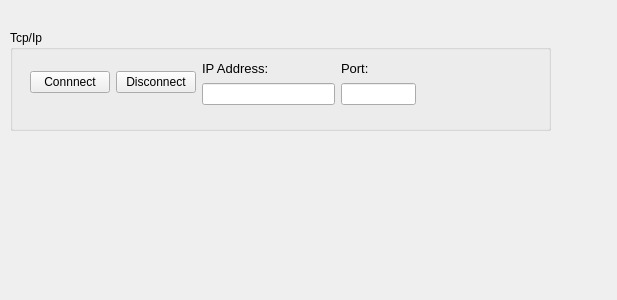
<?xml version="1.0" encoding="UTF-8"?>
<ui version="4.0">
 <class>SetupTab</class>
 <widget class="QWidget" name="SetupTab">
  <property name="geometry">
   <rect>
    <x>0</x>
    <y>0</y>
    <width>617</width>
    <height>300</height>
   </rect>
  </property>
  <property name="windowTitle">
   <string>Form</string>
  </property>
  <widget class="QGroupBox" name="gbTcpIp">
   <property name="geometry">
    <rect>
     <x>10</x>
     <y>30</y>
     <width>541</width>
     <height>101</height>
    </rect>
   </property>
   <property name="title">
    <string>Tcp/Ip</string>
   </property>
   <widget class="QWidget" name="">
    <property name="geometry">
     <rect>
      <x>20</x>
      <y>30</y>
      <width>518</width>
      <height>45</height>
     </rect>
    </property>
    <layout class="QHBoxLayout" name="loTcpIpGroup">
     <item>
      <layout class="QHBoxLayout" name="loConnect">
       <item>
        <widget class="QPushButton" name="btnConnect">
         <property name="text">
          <string>Connnect</string>
         </property>
         <property name="icon">
          <iconset theme="QIcon::ThemeIcon::ViewRestore"/>
         </property>
        </widget>
       </item>
       <item>
        <widget class="QPushButton" name="btnDisconnect">
         <property name="text">
          <string>Disconnect</string>
         </property>
         <property name="icon">
          <iconset theme="QIcon::ThemeIcon::ViewFullscreen"/>
         </property>
        </widget>
       </item>
      </layout>
     </item>
     <item>
      <layout class="QVBoxLayout" name="loIPAddress">
       <item>
        <widget class="QLabel" name="lbIPAddress">
         <property name="text">
          <string>&lt;html&gt;&lt;head/&gt;&lt;body&gt;&lt;p&gt;&lt;span style=&quot; font-size:10pt;&quot;&gt;IP Address:&lt;/span&gt;&lt;/p&gt;&lt;/body&gt;&lt;/html&gt;</string>
         </property>
        </widget>
       </item>
       <item>
        <widget class="QLineEdit" name="editIPAddress"/>
       </item>
      </layout>
     </item>
     <item>
      <layout class="QVBoxLayout" name="loPort">
       <item>
        <widget class="QLabel" name="lbPort">
         <property name="text">
          <string>&lt;html&gt;&lt;head/&gt;&lt;body&gt;&lt;p&gt;&lt;span style=&quot; font-size:10pt;&quot;&gt;Port: &lt;/span&gt;&lt;/p&gt;&lt;/body&gt;&lt;/html&gt;</string>
         </property>
        </widget>
       </item>
       <item>
        <widget class="QLineEdit" name="editPort">
         <property name="maximumSize">
          <size>
           <width>75</width>
           <height>16777215</height>
          </size>
         </property>
        </widget>
       </item>
      </layout>
     </item>
     <item>
      <spacer name="horizontalSpacer">
       <property name="orientation">
        <enum>Qt::Orientation::Horizontal</enum>
       </property>
       <property name="sizeHint" stdset="0">
        <size>
         <width>40</width>
         <height>20</height>
        </size>
       </property>
      </spacer>
     </item>
    </layout>
   </widget>
  </widget>
 </widget>
 <resources/>
 <connections/>
</ui>
